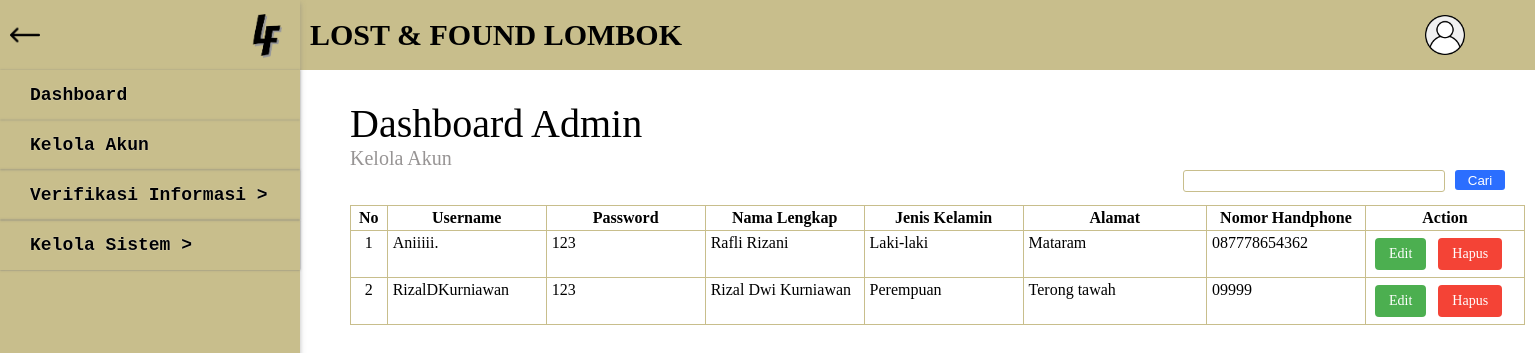
Page /Admin/PHP/akun.php (signed in) on the committed database.
### tables this page shows
CREATE TABLE `akun` (
  `username` varchar(255) NOT NULL,
  `password` varchar(255) NOT NULL,
  `namaLengkap` varchar(255) NOT NULL,
  `jenisKelamin` enum('Laki-laki','Perempuan') NOT NULL,
  `alamat` text NOT NULL,
  `noHP` varchar(15) NOT NULL
);

### Admin/PHP/akun.php (the view, shortened to what this page needs)
<?php
require_once 'header.php';
include 'config.php';
$query_select = "SELECT * FROM akun";
$result_select = mysqli_query($conn, $query_select);
?>
<!DOCTYPE html>
<html lang="en">
<head>
    <link rel="stylesheet" href="../CSS/akun.css">
</head>
<body>
    <div class="container">
        <div class="content">
            <div class="content-top">
                <p class="judul-content">Dashboard Admin</p>
                <p class="child-judul">Kelola Akun</p>
                <form action="/index">
                    <input type="text" name="" id="" class="cari">
                    <input type="submit" value="Cari">
                </form>
                <table class="table">
                    <tr>
                        <th>No</th>
                        <th>Username</th>
                        <th>Password</th>
                        <th>Nama Lengkap</th>
                        <th>Jenis Kelamin</th>
                        <th>Alamat</th>
                        <th>Nomor Handphone</th>
                        <th>Action</th>
                    </tr>
                    <?php $i=1;
                    while($row = mysqli_fetch_assoc($result_select)): ?>
                    <tr data-id="<?= htmlspecialchars($row['username']) ?>">
                        <td><?php echo $i ?></td>
                        <td><?= htmlspecialchars($row['username']) ?></td>
                        <td><?= htmlspecialchars($row['password']) ?></td>
                        <td><?= htmlspecialchars($row['namaLengkap']) ?></td>
                        <td><?= htmlspecialchars($row['jenisKelamin']) ?></td>
                        <td><?= htmlspecialchars($row['alamat']) ?></td>
                        <td><?= htmlspecialchars($row['noHP']) ?></td>
                        <td>
                            <button type="button">Edit</button>
                            <button type="button">Hapus</button>
                        </td>
                    </tr>
                    <?php $i++; endwhile; ?>
                </table>
            </div>
        </div>
    </div>
</body>
</html>

### Admin/CSS/dashboard.css (style rules this page uses)
* { margin: 0; padding: 0; }
.content { display: flex; flex-direction: column; margin-left: 350px; margin-top: 30px; gap: 5px; transition: margin-left 0.2s; }
.content p.judul-content { font-size: 40px; text-transform: capitalize; }
.content p.child-judul { font-size: 20px; color: rgb(151, 148, 148); text-transform: capitalize; }

### Admin/CSS/akun.css (style rules this page uses)
* { margin: 0; padding: 0; }
.content { display: flex; flex-direction: column; margin-left: 350px; margin-top: 100px; gap: 5px; padding-bottom: 10px; transition: margin-left 0.2s; }
.content p.judul-content { font-size: 40px; text-transform: capitalize; }
.content p.child-judul { font-size: 20px; color: rgb(151, 148, 148); text-transform: capitalize; }
.content .content-top form { display: flex; float: right; margin-right: 30px; height: 25px; margin-bottom: 10px; }
.content .content-top form input { border: none; border: 1px solid rgba(200, 190, 140, 1); border-radius: 3px; height: 20px; padding: 0 5px; width: 250px; }
.content .content-top form input[type='submit'] { border: none; width: 50px; cursor: pointer; background-color: rgb(43, 110, 255); border-radius: 3px; margin-left: 10px; color: white; padding: 0 10px; }
.content .content-top table { border-collapse: collapse; width: 1175px; margin-top: 20px; }
th { text-align: center; border: 1px solid rgba(200, 190, 140, 1); padding: 3px; width: 13%; }
table, td { border: 1px solid rgba(200, 190, 140, 1); padding: 3px 5px; text-align: justify; vertical-align: top; }
td:first-child { text-align: center; }
td button { border: none; background-color: #4CAF50; color: white; cursor: pointer; padding: 8px 14px; border-radius: 4px; font-size: 14px; margin: 4px; font-family: Cambria, Cochin, Georgia, Times, 'Times New Roman', serif; }
td button:nth-child(2) { background-color: #f44336; }
.content .content-top th:nth-child(1) { width: 3%; }
.content .content-top th:nth-child(6) { width: 15%; }

### rows in the picture
akun: username "Aniiiii.", password "123", namaLengkap "Rafli Rizani", jenisKelamin "Laki-laki", alamat "Mataram", noHP "087778654362"
akun: username "RizalDKurniawan", password "123", namaLengkap "Rizal Dwi Kurniawan", jenisKelamin "Perempuan", alamat "Terong tawah", noHP "09999"
